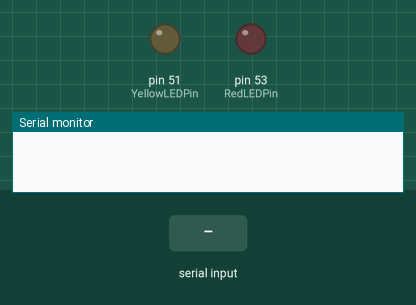
Simulated run of this sketch. Board: Arduino Mega 2560, built with avr-gcc and run on an emulated ATmega2560. Shown: output pins drawn as LEDs (lit = HIGH), the last lines printed to the serial monitor. The test bench sets the inputs (shaded band).

Above: at 1.2 s.
1.3 s: "yellow on\n" received over the second serial link
At 2.2 s:
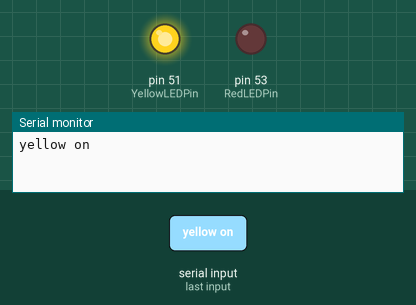
2.8 s: "red on\n" received over the second serial link
At 3.3 s:
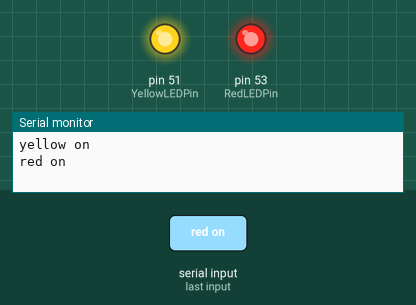
4.3 s: "yellow off\n" received over the second serial link
At 4.6 s:
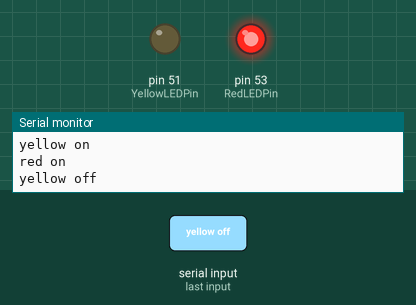
Timing chart, 0 to 7.3 s (numbered marks = the images above; inputs shaded):
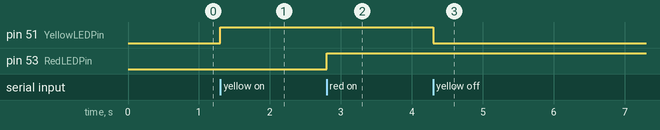

Measured:
- after the input at 1.3 s, pin 51 (YellowLEDPin): LOW → HIGH at once
- after the input at 2.8 s, pin 53 (RedLEDPin): LOW → HIGH at once
- after the input at 4.3 s, pin 51 (YellowLEDPin): HIGH → LOW at once

The sketch:

RN41.ino
```cpp
// (licence header left out)
#include <SoftwareSerial.h>

int bluetoothTx = 10;  // TX-Output pin of RN41 connected to Arduino D10
int bluetoothRx = 11;  // RX-Input pin of RN41 connected to Arduino D11
SoftwareSerial BT(bluetoothTx, bluetoothRx);
//10 RX ARDUINO -> TX RN-41
//11 TX ARDUINO -> RX RN-41
char cadena[255]; //Creamos un array de caracteres de 256 cposiciones
int i=0; //Tamaño actual del array
//Tested on ArduinoMega 2560:
int RedLEDPin = 53;
int YellowLEDPin = 51;


void setup()
{
  BT.begin(9600); //Velocidad del puerto del módulo Bluetooth
  Serial.begin(9600); //Abrimos la comunicación serie con el PC y establecemos velocidad
  // initialize digital pin 13 as an output.
  pinMode(YellowLEDPin, OUTPUT);
  pinMode(RedLEDPin, OUTPUT);
}

void loop()
{
  //Cuando haya datos disponibles
  if(BT.available())
  {
    //Serial.println("BT.available()");

    char dato=BT.read(); //Guarda los datos carácter a carácter en la variable "dato"

    cadena[i++]=dato; //Vamos colocando cada carácter recibido en el array "cadena"

    //Cuando reciba una nueva línea (al pulsar enter en la app) entra en la función
    if(dato=='\n')
    {
      //Serial.println("string obtained: ");
      //Serial.println(cadena); //Visualizamos el comando recibido en el Monitor Serial
      /*
      //GREEN LED
      if(strstr(cadena,"green on")!=0)
      {
        digitalWrite(green,HIGH);
      }
      if(strstr(cadena,"green off")!=0)
      {
        digitalWrite(green,LOW);
      }
      */
      //YELLOW LED
      if(strstr(cadena,"yellow on")!=0)
      {
        digitalWrite(YellowLEDPin,HIGH);
        BT.write("yellow on");
        Serial.println("yellow on");
      }
      if(strstr(cadena,"yellow off")!=0)
      {
        digitalWrite(YellowLEDPin,LOW);
        BT.write("yellow off");
        Serial.println("yellow off");
      }
      //RED LED
      if(strstr(cadena,"red on")!=0)
      {
        digitalWrite(RedLEDPin,HIGH);
        BT.print("red on");
        Serial.println("red on");
      }
      if(strstr(cadena,"red off")!=0)
      {
        digitalWrite(RedLEDPin,LOW);
        BT.print("red off");
        Serial.println("red off");
      }
      /*
      //ALL ON
      if(strstr(cadena,"on all")!=0)
      {
        digitalWrite(green,HIGH);
        digitalWrite(yellow,HIGH);
        digitalWrite(red,HIGH);
      }
      //ALL OFF
      if(strstr(cadena,"off all")!=0)
      {
        digitalWrite(green,LOW);
        digitalWrite(yellow,LOW);
        digitalWrite(red,LOW);
      }
      */
      clean(); //Ejecutamos la función clean() para limpiar el array
    }
  }
}

//Limpia el array
void clean()
{
  for (int cl=0; cl<=i; cl++)
  {
    cadena[cl]=0;
  }
  i=0;
}
```
